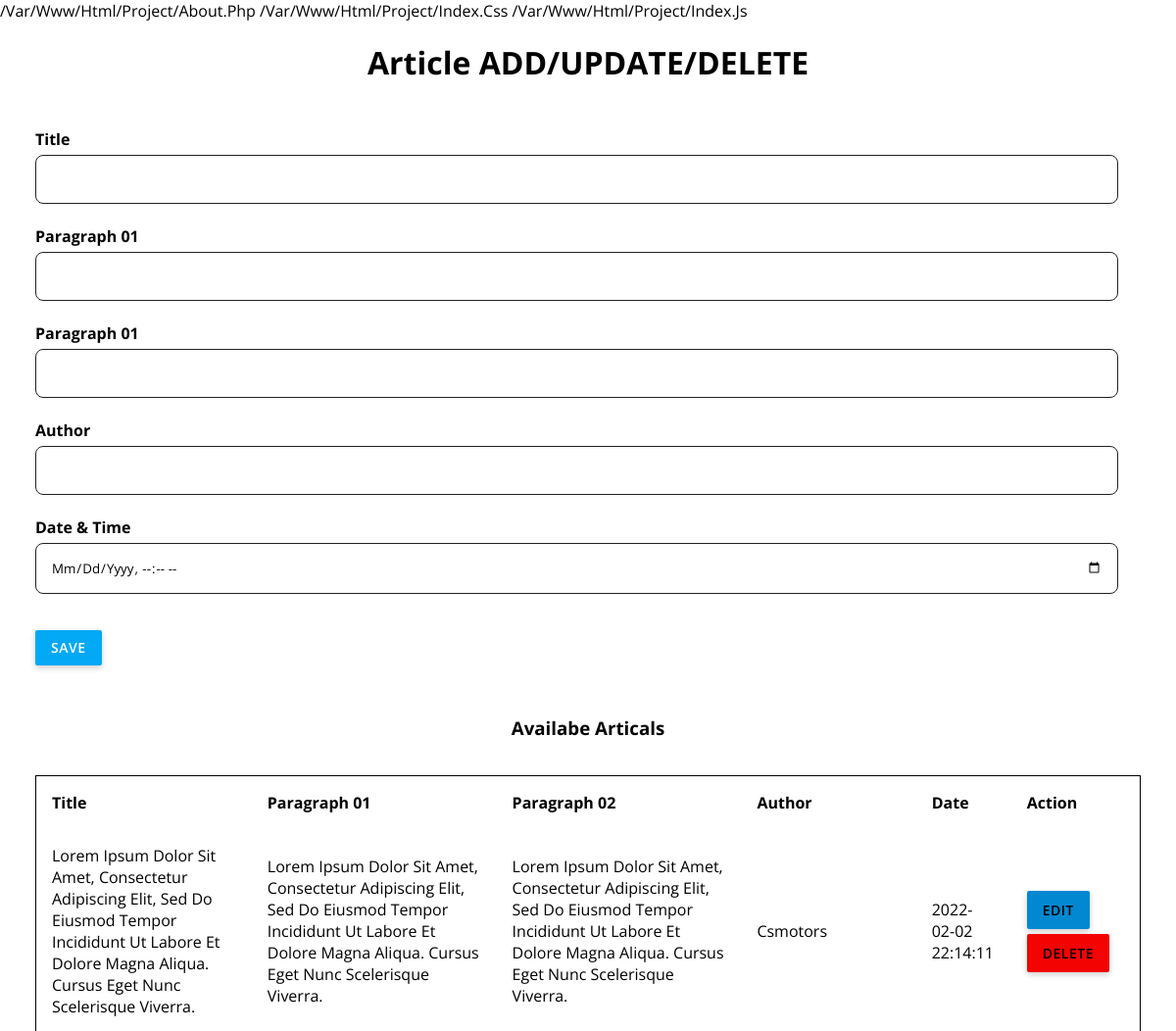
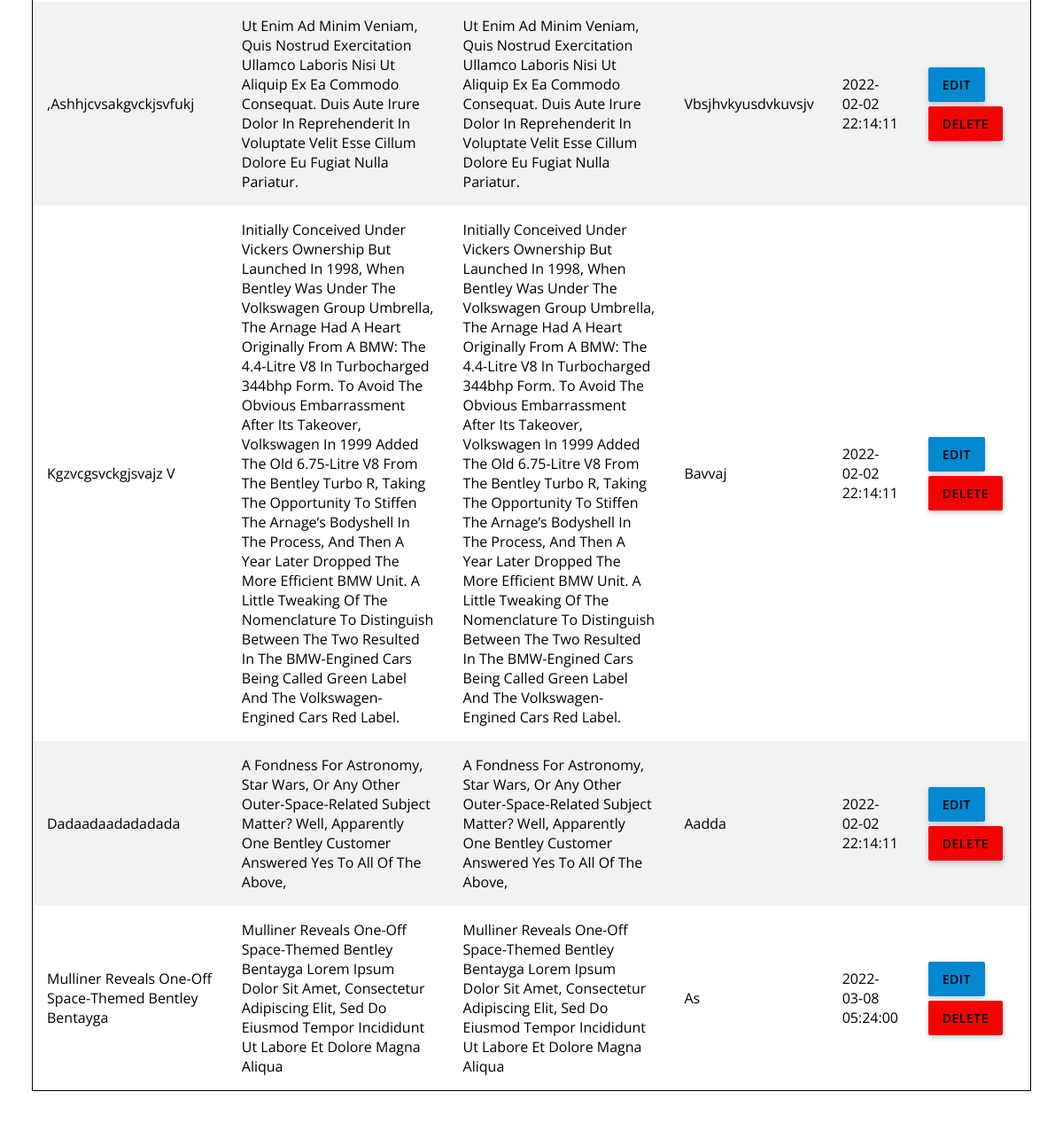
Page /articals/admin.php on the committed database (2 pictures, top to bottom).
### tables this page shows
CREATE TABLE `artical` (
  `id` int NOT NULL AUTO_INCREMENT,
  `title` varchar(256) NOT NULL,
  `para_1` text NOT NULL,
  `para_2` text NOT NULL,
  `author` varchar(256) NOT NULL,
  `date` datetime NOT NULL,
  PRIMARY KEY (`id`)
);

### articals/admin-pro.php (called while the page is built, shortened)
<?php
$update = false;
$title = "";
$para_1 = "";
$para_2 = "";
$author = "";
$date = "";

### articals/admin.php (the view, shortened to what this page needs)
<?php
    require_once'admin-pro.php';
?>
<!DOCTYPE html>
<html lang="en">
<head>
    <link rel="stylesheet" href="admin.css">
</head>
<body >
    <div>
        <h1>Article ADD/UPDATE/DELETE</h1>
    </div>
    <form action="admin-pro.php" method="POST" class="container">
        <div>
            <label for="title"><b>Title</b></label> <br>
            <input type="text" name="title"  value="<?php echo $title; ?>">
        </div>
        <div>
            <label for="para_1"><b>Paragraph 01</b></label> <br>
            <input type="text" name="para_1" value="<?php echo $para_1; ?>">
        </div>
        <div>
        <label for="para_2"><b>Paragraph 01</b></label> <br>
            <input type="textarea" name="para_2"  value="<?php echo $para_2; ?>">
        </div>
        <div>
            <label for="author"><b>Author</b></label> <br>
            <input type="text" name="author"  value="<?php echo $author; ?>">
        </div>
        <div >
            <label for="date"><b>Date & Time</b></label> <br>
            <input type="datetime-local" name="date"  value="<?php echo $date; ?>">
        </div>
        <?php
            if($update == true){
        ?>
        <button type="submit" name="update"  class="update">Update</button>
        <?php
            }
            else{
        ?>
            <button type="submit" name="save"  class="save">Save</button>
        <?php
            }
        ?>
    </form>
    <?php
       $mysqli = new mysqli('localhost', 'root', 'As+s01galaxysa', 'csmotors')
       or die(mysqli_error($mysqli));
       $result = $mysqli->query("SELECT * FROM artical") or die($mysqli->error);
    ?>
    <div>
        <h3 style="text-align: center;">Availabe Articals</h3>
    </div>
    <div class="container2">
        <table>
            <thead>
                <tr>
                    <th>Title</th>
                    <th>Paragraph 01</th>
                    <th>Paragraph 02</th>
                    <th>Author</th>
                    <th>Date</th>
                    <th colspan="2">Action</th>
                </tr>
            </thead>
            <?php
                while($row = $result->fetch_assoc()){?>
                <tr>
                    <td><?php echo $row['title'];?></td>
                    <td><?php echo $row['para_1'];?></td>
                    <td><?php echo $row['para_2'];?></td>
                    <td><?php echo $row['author'];?></td>
                    <td><?php echo $row['date'];?></td>
                    <td>
                        <a href="admin.php?edit=<?php echo $row['id']; ?>" class="edit">Edit</a><br>
                        <br>
                        <a href="admin-pro.php?delete=<?php echo $row['id']; ?>" class="delete">Delete</a>
                    </td>
                </tr>
            <?php };?>
        </table>
    </div>
</body>
</html>

### articals/admin.css (style rules this page uses)
* { font-family: 'Open Sans', sans-serif; margin: 0; padding: 0; box-sizing: border-box; border: none; text-decoration: none; text-transform: capitalize; }
html { overflow-x: hidden; }
h1 { text-align: center; margin: 10px 30px; padding: 10px; }
.container { position:-webkit-sticky; right: 0; margin: 20px; max-width: 100%; height: 100%; padding: 16px; border-radius: 5px; }
input { border-radius: 8px; width: 98%; color: rgb(0, 0, 0); padding: 15px; margin: 5px 0 22px 0; border: 1px solid #212121; background: #ffffff; }
.save { background: #03A9F4; padding: 10px 16px; width: auto; font-weight: 600; text-transform: uppercase; font-size: 14px; color: #fff; line-height: 16px; letter-spacing: 0.5px; border-radius: 2px; box-shadow: 0 2px 6px rgba(0,0,0,0.1), 0 3px 6px rgba(0,0,0,0.1); border: 0; outline: 0; margin: 15px 15px 15px 0; transition: all 0.25s; }
.container2 { position:relative; left: 0; margin: 20px; max-width: 100%; height: 100%; padding: 16px; background-color: white; border-radius: 5px; }
table { border-collapse: collapse; width: 100%; border: 1px solid rgb(0, 0, 0); }
th, td { text-align: left; padding: 16px; }
tr:nth-child(even) { background-color: #f2f2f2; }
.edit { background: #0288D1; padding: 10px 16px; width: auto; font-weight: 600; text-transform: uppercase; font-size: 14px; color: rgb(0, 0, 0); line-height: 16px; letter-spacing: 0.5px; border-radius: 2px; box-shadow: 0 2px 6px rgba(0,0,0,0.1), 0 3px 6px rgba(0,0,0,0.1); border: 0; outline: 0; margin: 15px 15px 15px 0; transition: all 0.25s; }
.delete { background: #f40303; padding: 10px 16px; width: auto; font-weight: 600; text-transform: uppercase; font-size: 14px; color: rgb(0, 0, 0); line-height: 16px; letter-spacing: 0.5px; border-radius: 2px; box-shadow: 0 2px 6px rgba(0,0,0,0.1), 0 3px 6px rgba(0,0,0,0.1); border: 0; outline: 0; margin: 15px 15px 15px 0; transition: all 0.25s; }

### rows in the picture
artical: title "Lorem Ipsum Dolor Sit Amet, Consectetur Adipiscing Elit, Sed Do Eiusmod Tempor Incididunt Ut Labore Et Dolore Magna Aliqua. Cursus Eget Nunc Scelerisque Viverra.", para_1 "Lorem Ipsum Dolor Sit Amet, Consectetur Adipiscing Elit, Sed Do Eiusmod Tempor Incididunt Ut Labore Et Dolore Magna Aliqua. Cursus Eget Nunc Scelerisque Viverra.", para_2 "Lorem Ipsum Dolor Sit Amet, Consectetur Adipiscing Elit, Sed Do Eiusmod Tempor Incididunt Ut Labore Et Dolore Magna Aliqua. Cursus Eget Nunc Scelerisque Viverra.", author "Csmotors", date "2022-02-02 22:14:11"
artical: title ",ashhjcvsakgvckjsvfukj", para_1 "Ut Enim Ad Minim Veniam, Quis Nostrud Exercitation Ullamco Laboris Nisi Ut Aliquip Ex Ea Commodo Consequat. Duis Aute Irure Dolor In Reprehenderit In Voluptate Velit Esse Cillum Dolore Eu Fugiat Nulla Pariatur.", para_2 "Ut Enim Ad Minim Veniam, Quis Nostrud Exercitation Ullamco Laboris Nisi Ut Aliquip Ex Ea Commodo Consequat. Duis Aute Irure Dolor In Reprehenderit In Voluptate Velit Esse Cillum Dolore Eu Fugiat Nulla Pariatur.", author "Vbsjhvkyusdvkuvsjv", date "2022-02-02 22:14:11"
artical: title "Kgzvcgsvckgjsvajz V", para_1 "Initially Conceived Under Vickers Ownership But Launched In 1998, When Bentley Was Under The Volkswagen Group Umbrella, The Arnage Had A Heart Originally From A BMW: The 4.4-Litre V8 In Turbocharged 344bhp Form. To Avoid The Obvious Embarrassment After Its Takeover, Volkswagen In 1999 Added The Old 6.75-Litre V8 From The Bentley Turbo R, Taking The Opportunity To Stiffen The Arnage’s Bodyshell In The Process, And Then A Year Later Dropped The More Efficient BMW Unit. A Little Tweaking Of The Nomenclature To Distinguish Between The Two Resulted In The BMW-Engined Cars Being Called Green Label And The Volkswagen-Engined Cars Red Label.", para_2 "Initially Conceived Under Vickers Ownership But Launched In 1998, When Bentley Was Under The Volkswagen Group Umbrella, The Arnage Had A Heart Originally From A BMW: The 4.4-Litre V8 In Turbocharged 344bhp Form. To Avoid The Obvious Embarrassment After Its Takeover, Volkswagen In 1999 Added The Old 6.75-Litre V8 From The Bentley Turbo R, Taking The Opportunity To Stiffen The Arnage’s Bodyshell In The Process, And Then A Year Later Dropped The More Efficient BMW Unit. A Little Tweaking Of The Nomenclature To Distinguish Between The Two Resulted In The BMW-Engined Cars Being Called Green Label And The Volkswagen-Engined Cars Red Label.", author "Bavvaj", date "2022-02-02 22:14:11"
artical: title "Dadaadaadadadada", para_1 "A Fondness For Astronomy, Star Wars, Or Any Other Outer-Space-Related Subject Matter? Well, Apparently One Bentley Customer Answered Yes To All Of The Above,", para_2 "A Fondness For Astronomy, Star Wars, Or Any Other Outer-Space-Related Subject Matter? Well, Apparently One Bentley Customer Answered Yes To All Of The Above,", author "Aadda", date "2022-02-02 22:14:11"
artical: title "Mulliner Reveals One-Off Space-Themed Bentley Bentayga", para_1 "Mulliner Reveals One-Off Space-Themed Bentley Bentayga Lorem Ipsum Dolor Sit Amet, Consectetur Adipiscing Elit, Sed Do Eiusmod Tempor Incididunt Ut Labore Et Dolore Magna Aliqua", para_2 "Mulliner Reveals One-Off Space-Themed Bentley Bentayga Lorem Ipsum Dolor Sit Amet, Consectetur Adipiscing Elit, Sed Do Eiusmod Tempor Incididunt Ut Labore Et Dolore Magna Aliqua", author "As", date "2022-03-08 05:24:00"
